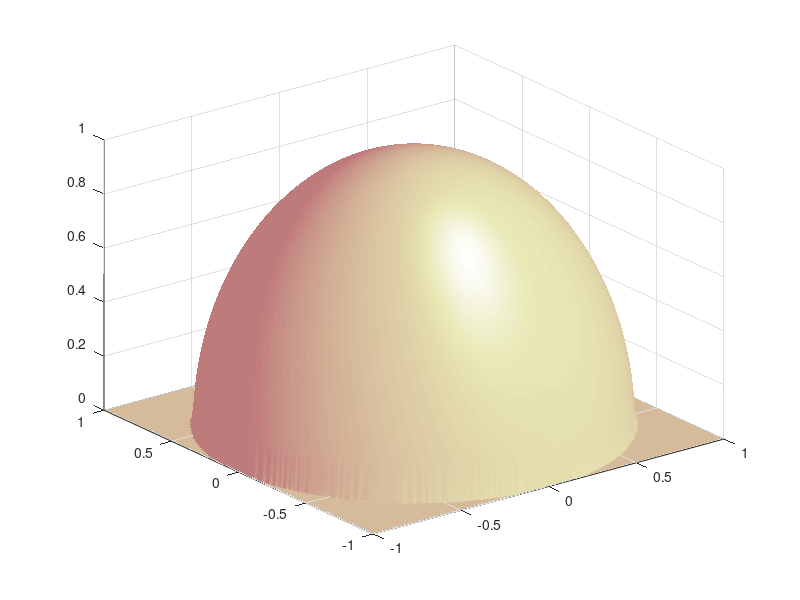

This chart was generated by the following MATLAB code:

%%pl7_2.m
% Побудова 3-D графіка
clear all, close all, clc

[X Y] = meshgrid(linspace(-1,1,251));
XY = X.^2+Y.^2;                  % обчислення допоміжної функції
C = XY<=1;                       % логічний масив
XYZ = zeros(size(XY));           % нульова матриця
XYZ(C) = 1 - XY(C);              % логічне індексування
Z = sqrt(XYZ);                   % обчислення функції z(x,y)
mesh(X,Y,Z), pause, close all
surfl(X,Y,Z), shading interp, colormap pink
